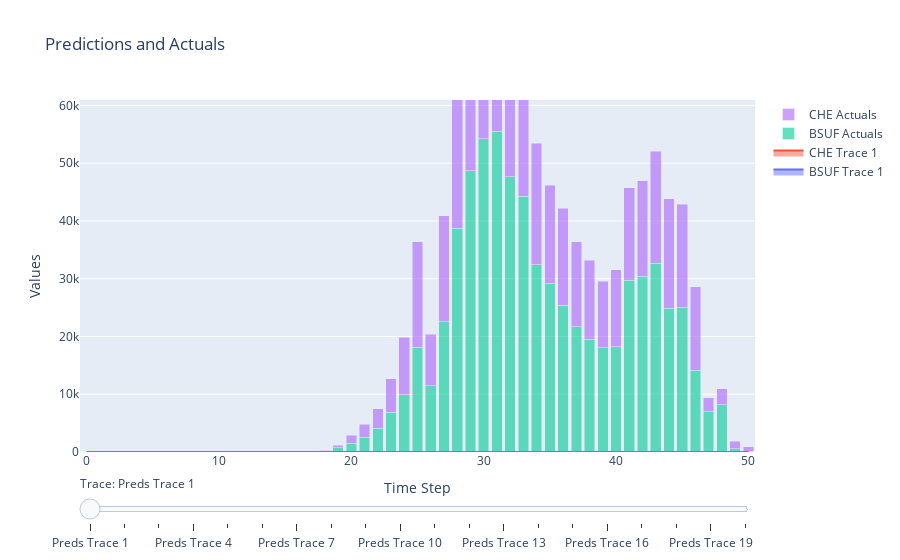
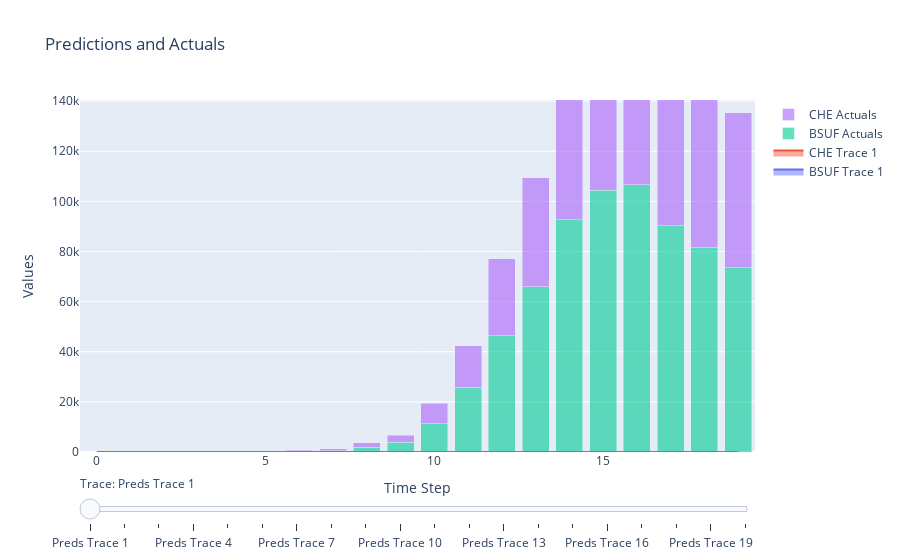

These figures' notebook cell, in order:
### Code cell
fig6 = graphs.graph_harvest_stacked(year_preds_by_class,year_actuals_by_class,classes)
fig6b = graphs.graph_harvest_stacked(preds_by_class,actuals_by_class,classes)
fig6.show()
fig6b.show()
